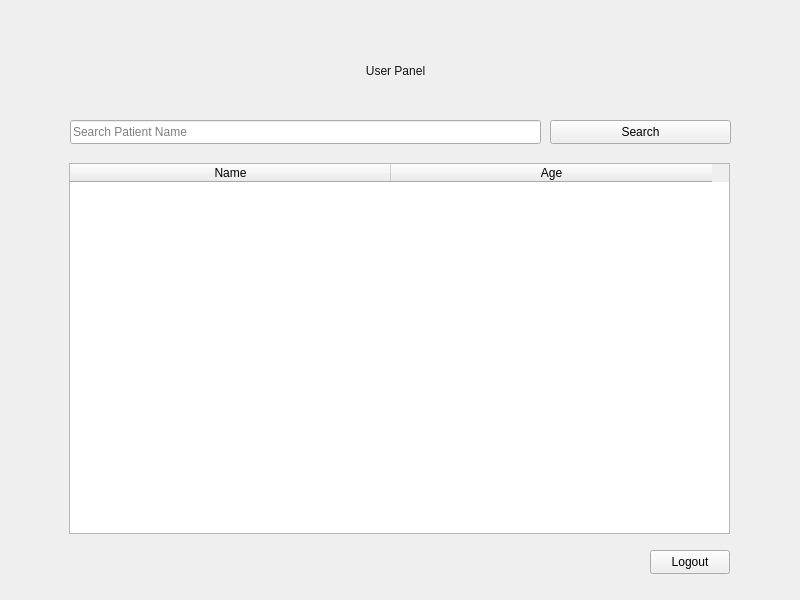
<?xml version="1.0" encoding="UTF-8"?>
<ui version="4.0">
 <class>UserWindow</class>
 <widget class="QWidget" name="UserWindow">
  <property name="geometry">
   <rect>
    <x>0</x>
    <y>0</y>
    <width>800</width>
    <height>600</height>
   </rect>
  </property>
  <property name="minimumSize">
   <size>
    <width>800</width>
    <height>600</height>
   </size>
  </property>
  <property name="autoFillBackground">
   <bool>true</bool>
  </property>
  <widget class="QLabel" name="labelTitle">
   <property name="geometry">
    <rect>
     <x>70</x>
     <y>40</y>
     <width>651</width>
     <height>61</height>
    </rect>
   </property>
   <property name="styleSheet">
    <string notr="true">color: rgb(20, 20, 20);
font: 700 26pt &quot;Segoe UI&quot;;</string>
   </property>
   <property name="text">
    <string>User Panel</string>
   </property>
   <property name="alignment">
    <set>Qt::AlignmentFlag::AlignCenter</set>
   </property>
  </widget>
  <widget class="QTableWidget" name="tableResults">
   <property name="geometry">
    <rect>
     <x>69</x>
     <y>163</y>
     <width>661</width>
     <height>371</height>
    </rect>
   </property>
   <property name="minimumSize">
    <size>
     <width>661</width>
     <height>371</height>
    </size>
   </property>
   <property name="maximumSize">
    <size>
     <width>661</width>
     <height>371</height>
    </size>
   </property>
   <property name="autoFillBackground">
    <bool>false</bool>
   </property>
   <attribute name="horizontalHeaderDefaultSectionSize">
    <number>321</number>
   </attribute>
   <column>
    <property name="text">
     <string>Name</string>
    </property>
   </column>
   <column>
    <property name="text">
     <string>Age</string>
    </property>
   </column>
  </widget>
  <widget class="QPushButton" name="btnLogout">
   <property name="geometry">
    <rect>
     <x>650</x>
     <y>550</y>
     <width>80</width>
     <height>24</height>
    </rect>
   </property>
   <property name="text">
    <string>Logout</string>
   </property>
  </widget>
  <widget class="QLineEdit" name="txtSearch">
   <property name="geometry">
    <rect>
     <x>70</x>
     <y>120</y>
     <width>471</width>
     <height>24</height>
    </rect>
   </property>
   <property name="placeholderText">
    <string>Search Patient Name</string>
   </property>
  </widget>
  <widget class="QPushButton" name="btnSearch">
   <property name="geometry">
    <rect>
     <x>550</x>
     <y>120</y>
     <width>181</width>
     <height>24</height>
    </rect>
   </property>
   <property name="text">
    <string>Search</string>
   </property>
  </widget>
  <widget class="QLabel" name="label">
   <property name="geometry">
    <rect>
     <x>0</x>
     <y>-5</y>
     <width>801</width>
     <height>611</height>
    </rect>
   </property>
   <property name="styleSheet">
    <string notr="true">background-image: url(:/user/image/user.jpg);</string>
   </property>
   <property name="text">
    <string/>
   </property>
  </widget>
  <zorder>label</zorder>
  <zorder>labelTitle</zorder>
  <zorder>tableResults</zorder>
  <zorder>btnLogout</zorder>
  <zorder>txtSearch</zorder>
  <zorder>btnSearch</zorder>
 </widget>
 <resources/>
 <connections/>
</ui>
